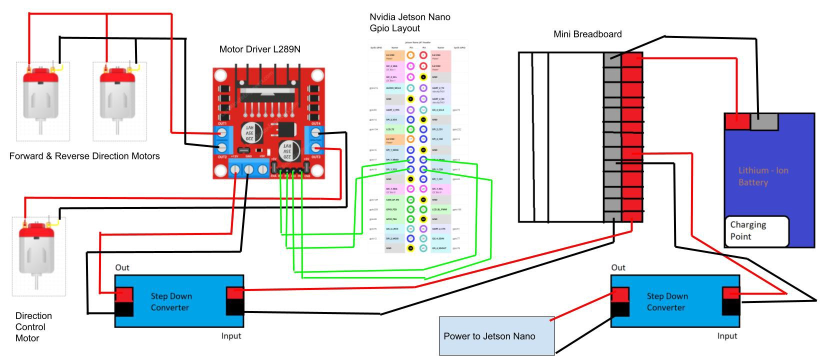
#> input picture Resources/circuit.jpeg, 1673 x 724 px, given in place of the camera (shown at 1/2 size)
$ python lane_detection_check.py
#> lines starting #> are read from the running program, lines starting #| are printed output that depends on the picture; after the words box and inside, x2 and y2 are one past the last pixel; in counts of white or black regions, pixels touching at a corner belong together
### Code/motor_control.py
import RPi.GPIO as GPIO
import time


GPIO.setwarnings(False)
'''
IN1 - 21
IN2 - 22
IN3 - 23
IN4 - 24
'''

'''
Control 6 Motors Using L289N Motor Drivers
'''

def init():
    GPIO.setmode(GPIO.BOARD)
    GPIO.setup(21,GPIO.OUT) #
    GPIO.setup(22,GPIO.OUT) #
    GPIO.setup(23,GPIO.OUT) #
    GPIO.setup(24,GPIO.OUT) #

def forward(tf):
    init()
    GPIO.output(21,True)
    GPIO.output(22,False)
    GPIO.output(23,False)
    GPIO.output(24,False)
    time.sleep(tf)
    GPIO.output(21,False)
    #GPIO.output(24,False)
    GPIO.cleanup()

# [33 lines left out: functions pivot_left, pivot_right, reverse, not called in this run]

### Code/lane_detection_check.py
import numpy as np
import cv2
import time
import math
from motor_control import forward,reverse,pivot_left,pivot_right


def show(img):
    cv2.namedWindow("output", cv2.WINDOW_NORMAL)
    cv2.resizeWindow('output', 600,600)
    cv2.imshow('output',img)
    cv2.waitKey(0)
    cv2.destroyAllWindows()


def detect_edges(frame):
    # filter for blue lane lines
    hsv = cv2.cvtColor(frame, cv2.COLOR_BGR2HSV)
    lower_green = np.array([58, 48, 85], dtype="uint8")
    upper_green = np.array([93, 174, 232], dtype="uint8")
    mask = cv2.inRange(hsv, lower_green, upper_green)
    # detect edges
    edges = cv2.Canny(mask, 50, 100)
    return edges

def region_of_interest(edges):
    height, width = edges.shape
    mask = np.zeros_like(edges)
    # only focus lower half of the screen
    polygon = np.array([[
        (0, height),
        (0, height / 2),
        (width, height / 2),
        (width, height),
    ]], np.int32)
    cv2.fillPoly(mask, polygon, 255)
    cropped_edges = cv2.bitwise_and(edges, mask)
    return cropped_edges

def detect_line_segments(cropped_edges):
    rho = 1
    theta = np.pi / 180
    min_threshold = 10
    line_segments = cv2.HoughLinesP(cropped_edges, rho, theta, min_threshold,np.array([]), minLineLength=5, maxLineGap=150)
    return line_segments

def make_points(frame, line):
    height, width, _ = frame.shape
    slope, intercept = line
    y1 = height  # bottom of the frame
    y2 = int(y1 / 2)  # make points from middle of the frame down
    if slope == 0:
        slope = 0.1
    x1 = int((y1 - intercept) / slope)
    x2 = int((y2 - intercept) / slope)
    return [[x1, y1, x2, y2]]

def average_slope_intercept(frame, line_segments):
    lane_lines = []
    if line_segments is None:
        print("no line segments detected")
        return lane_lines
    height, width, _ = frame.shape
    left_fit = []
    right_fit = []
    boundary = 1 / 3
    left_region_boundary = width * (1 - boundary)
    right_region_boundary = width * boundary
    for line_segment in line_segments:
        for x1, y1, x2, y2 in line_segment:
            if x1 == x2:
                print("skipping vertical lines")
                continue
            fit = np.polyfit((x1, x2), (y1, y2), 1)
            slope = (y2 - y1) / (x2 - x1)
            intercept = y1 - (slope * x1)
            if slope < 0:
                if x1 < left_region_boundary and x2 < left_region_boundary:
                    left_fit.append((slope, intercept))
            else:
                if x1 > right_region_boundary and x2 > right_region_boundary:
                    right_fit.append((slope, intercept))
    left_fit_average = np.average(left_fit, axis=0)
    if len(left_fit) > 0:
        lane_lines.append(make_points(frame, left_fit_average))
    right_fit_average = np.average(right_fit, axis=0)
    if len(right_fit) > 0:
        lane_lines.append(make_points(frame, right_fit_average))
    return lane_lines


def display_lines(frame, lines, line_color=(0, 255, 0), line_width=6):
    line_image = np.zeros_like(frame)
    if lines is not None:
        for line in lines:
            for x1, y1, x2, y2 in line:
                cv2.line(line_image, (x1, y1), (x2, y2), line_color, line_width)
    line_image = cv2.addWeighted(frame, 0.8, line_image, 1, 1)
    return line_image


def get_steering_angle(frame, lane_lines):
    height, width, _ = frame.shape
    if len(lane_lines) == 2:
        _, _, left_x2, _ = lane_lines[0][0]
        _, _, right_x2, _ = lane_lines[1][0]
        mid = int(width / 2)
        x_offset = (left_x2 + right_x2) / 2 - mid
        y_offset = int(height / 2)
    elif len(lane_lines) == 1:
        x1, _, x2, _ = lane_lines[0][0]
        x_offset = x2 - x1
        y_offset = int(height / 2)
    elif len(lane_lines) == 0:
        x_offset = 0
        y_offset = int(height / 2)
    angle_to_mid_radian = math.atan(x_offset / y_offset)
    angle_to_mid_deg = int(angle_to_mid_radian * 180.0 / math.pi)
    steering_angle = angle_to_mid_deg + 90
    #print(steering_angle)
    return steering_angle

def display_heading_line(frame, steering_angle, line_color=(0, 0, 255), line_width=5):
    heading_image = np.zeros_like(frame)
    height, width, _ = frame.shape
    steering_angle_radian = steering_angle / 180.0 * math.pi
    x1 = int(width / 2)
    y1 = height
    x2 = int(x1 - height / 2 / math.tan(steering_angle_radian))
    y2 = int(height / 2)
    cv2.line(heading_image, (x1, y1), (x2, y2), line_color, line_width)
    heading_image = cv2.addWeighted(frame, 0.8, heading_image, 1, 1)
    return heading_image

def deviation(steering_angle):
    deviation = steering_angle - 90
    error = abs(deviation)
    return error


def main(img):
    edges = detect_edges(img)
    cropped_edges = region_of_interest(edges)
    line_segments = detect_line_segments(cropped_edges)
    lane_lines = average_slope_intercept(img,line_segments)
    steering_angle = get_steering_angle(img,lane_lines)
    heading_image = display_heading_line(img,steering_angle)
    points = display_lines(img,lane_lines)
    heading_line = cv2.bitwise_or(heading_image, points)
    error = deviation(steering_angle)
    return heading_line,len(lane_lines),steering_angle,error
two_lane=0
count=0

cam = cv2.VideoCapture(0)
width = int(cam.get(cv2.CAP_PROP_FRAME_WIDTH))
height = int(cam.get(cv2.CAP_PROP_FRAME_HEIGHT))
height_h = int(0.5*height)

fourcc = cv2.VideoWriter_fourcc(*'XVID')
out = cv2.VideoWriter('/home/nitin/Desktop/Jetson_Hardware/Road_Follower/frame.avi', fourcc, 20.0, (width, height))
out_1 = cv2.VideoWriter('/home/nitin/Desktop/Jetson_Hardware/Road_Follower/frame_1.avi', fourcc, 20.0, (width, height))

while True:
    _,frame=cam.read()
#> frame is the input picture: shape (724, 1673, 3); mean B, G, R 223.2, 218.1, 219.7
    out.write(frame)

    img,lane_lines,steering_angle,error = main(frame)
#> in detect_edges, `hsv = cv2.cvtColor(frame, cv2.COLOR_BGR2HSV)`: hsv: shape (724, 1673, 3); mean H, S, V 27.9, 34.7, 235.6
#> in detect_edges, `mask = cv2.inRange(hsv, lower_green, upper_green)`:
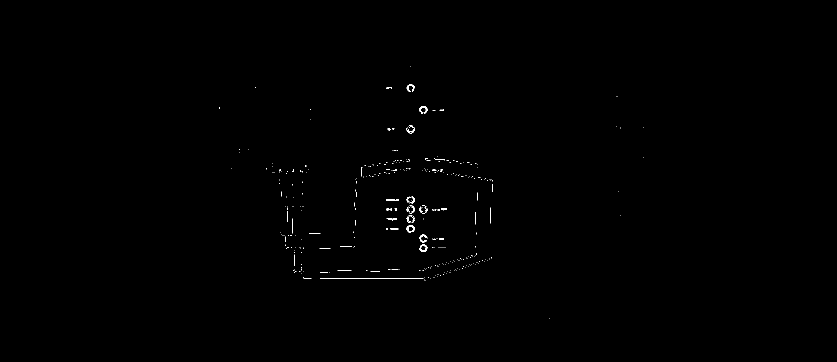
#> mask: shape (724, 1673) (shown at 1/2 size); 0.22% white in thin lines or dots, all inside (x1, y1, x2, y2) = (438, 132, 1287, 637)
#> in detect_edges, `edges = cv2.Canny(mask, 50, 100)`:
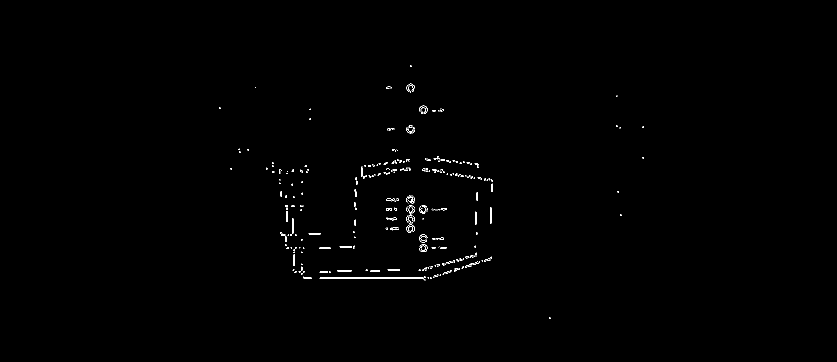
#> edges: shape (724, 1673) (shown at 1/2 size); 0.36% white in thin lines or dots, all inside (x1, y1, x2, y2) = (438, 131, 1288, 638)
#> in region_of_interest, `cv2.fillPoly(mask, polygon, 255)`:
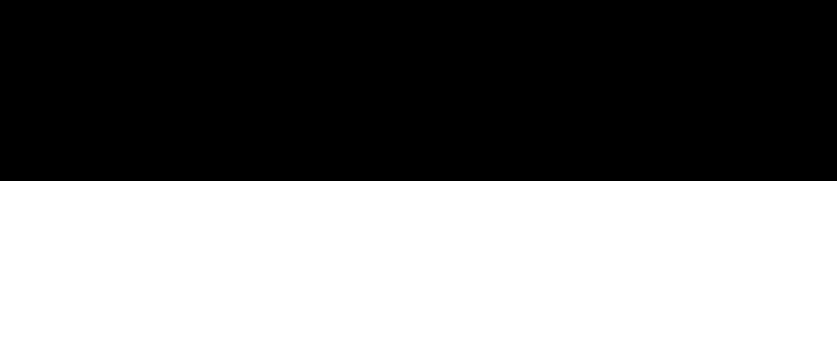
#> mask: shape (724, 1673) (shown at 1/2 size); 50% white; 1 white region, box (x1, y1, x2, y2) and area: (0, 362, 1673, 724) 605626
#> in region_of_interest, `cropped_edges = cv2.bitwise_and(edges, mask)`:
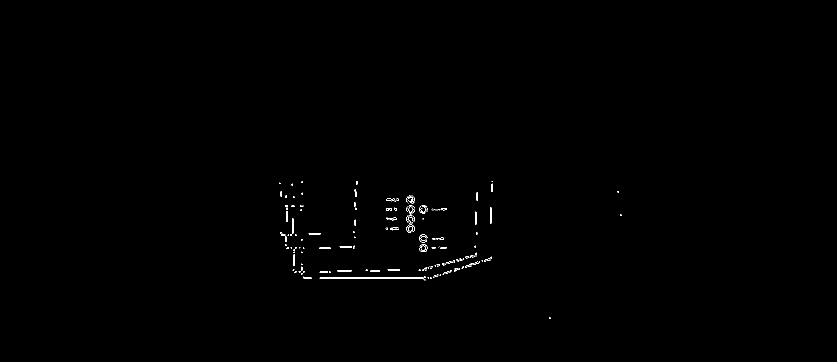
#> cropped_edges: shape (724, 1673) (shown at 1/2 size); 0.25% white in thin lines or dots, all inside (x1, y1, x2, y2) = (558, 362, 1243, 638)
#> in detect_line_segments, `line_segments = cv2.HoughLinesP(cropped_edges, rho, theta, min_thresho..`: line_segments = 96 rows, first 6: [606, 555, 868, 555], [588, 544, 919, 538], [608, 557, 862, 557], [590, 542, 923, 536], [584, 367, 587, 541], [572, 496, 853, 491]
#> the loop in average_slope_intercept, `for line_segment in line_segments:` made 96 passes
#> line_segment on passes 1 to 12: [[606, 555, 868, 555]], [[588, 544, 919, 538]], [[608, 557, 862, 557]], [[590, 542, 923, 536]], [[584, 367, 587, 541]], [[572, 496, 853, 491]], [[570, 478, 891, 416]], [[774, 435, 955, 527]], [[570, 412, 982, 427]], [[639, 497, 951, 492]], [[980, 520, 983, 362]], [[947, 528, 955, 385]]
#| skipping vertical lines
#> after the loop in average_slope_intercept, `for line_segment in line_segments:`: left_fit = 38 pairs, first value -52.67 to -0.016, second value 483.7 to 52133.3; right_fit = 57 pairs, first value 0 to 68.5, second value -40826 to 557
#> in average_slope_intercept, `left_fit_average = np.average(left_fit, axis=0)`: left_fit_average = [-6.52, 6000]
#> in make_points, `slope, intercept = line`: slope = -6.52; intercept = 6000
#> in make_points, `x1 = int((y1 - intercept) / slope)`: x1 = 808
#> in make_points, `x2 = int((y2 - intercept) / slope)`: x2 = 864
#> in average_slope_intercept, `right_fit_average = np.average(right_fit, axis=0)`: right_fit_average = [4.2, -2192.7]
#> in main, `lane_lines = average_slope_intercept(img,line_segments)`: lane_lines = [[[808, 724, 864, 362]], [[694, 724, 607, 362]]]
#> in get_steering_angle, `_, _, left_x2, _ = lane_lines[0][0]`: left_x2 = 864
#> in get_steering_angle, `_, _, right_x2, _ = lane_lines[1][0]`: right_x2 = 607
#> in get_steering_angle, `x_offset = (left_x2 + right_x2) / 2 - mid`: x_offset = -100.5
#> in get_steering_angle, `angle_to_mid_radian = math.atan(x_offset / y_offset)`: angle_to_mid_radian = -0.271
#> in get_steering_angle, `angle_to_mid_deg = int(angle_to_mid_radian * 180.0 / math.pi)`: angle_to_mid_deg = -15
#> in get_steering_angle, `steering_angle = angle_to_mid_deg + 90`: steering_angle = 75
#> in display_heading_line, `steering_angle_radian = steering_angle / 180.0 * math.pi`: steering_angle_radian = 1.31
#> in display_heading_line, `x2 = int(x1 - height / 2 / math.tan(steering_angle_radian))`: x2 = 739
#> in display_heading_line, `heading_image = cv2.addWeighted(frame, 0.8, heading_image, 1, 1)`:
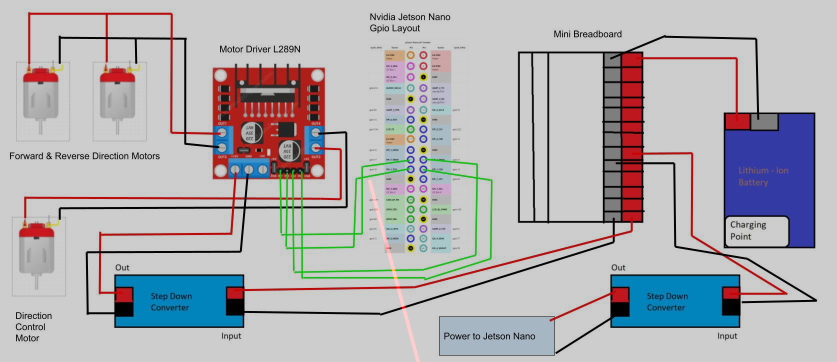
#> heading_image: shape (724, 1673, 3) (shown at 1/2 size); mean B, G, R 179.5, 175.5, 176.8
#> the loop in display_lines, `for line in lines:` made 2 passes
#> in deviation, `deviation = steering_angle - 90`: deviation = -15
#> in deviation, `error = abs(deviation)`: error = 15
#> lane_lines = 2; steering_angle = 75; error = 15
    print("Lane Lines||||{} Steering Angle||||{} Error||||{}".format(lane_lines,steering_angle,error))
#| Lane Lines||||2 Steering Angle||||75 Error||||15
    out_1.write(img)

    if lane_lines==2 and steering_angle<100:
        forward(0.03)
        time.sleep(0.03)

    elif lane_lines==2 and steering_angle>100:
        pivot_right(0.03)
        time.sleep(0.03)


    elif lane_lines==1 and steering_angle>100:
       pivot_right(0.07)
       time.sleep(0.07)


    elif lane_lines==1 and steering_angle<100:
        pivot_left(0.1)
        time.sleep(0.1)


    cv2.imshow('img',img)
    cv2.moveWindow('img',0,0)


    if cv2.waitKey(1)==ord('x'):
#> (key x is pressed here)
        break

out.release()
out_1.release()
cam.release()
cv2.destroyAllWindows()
